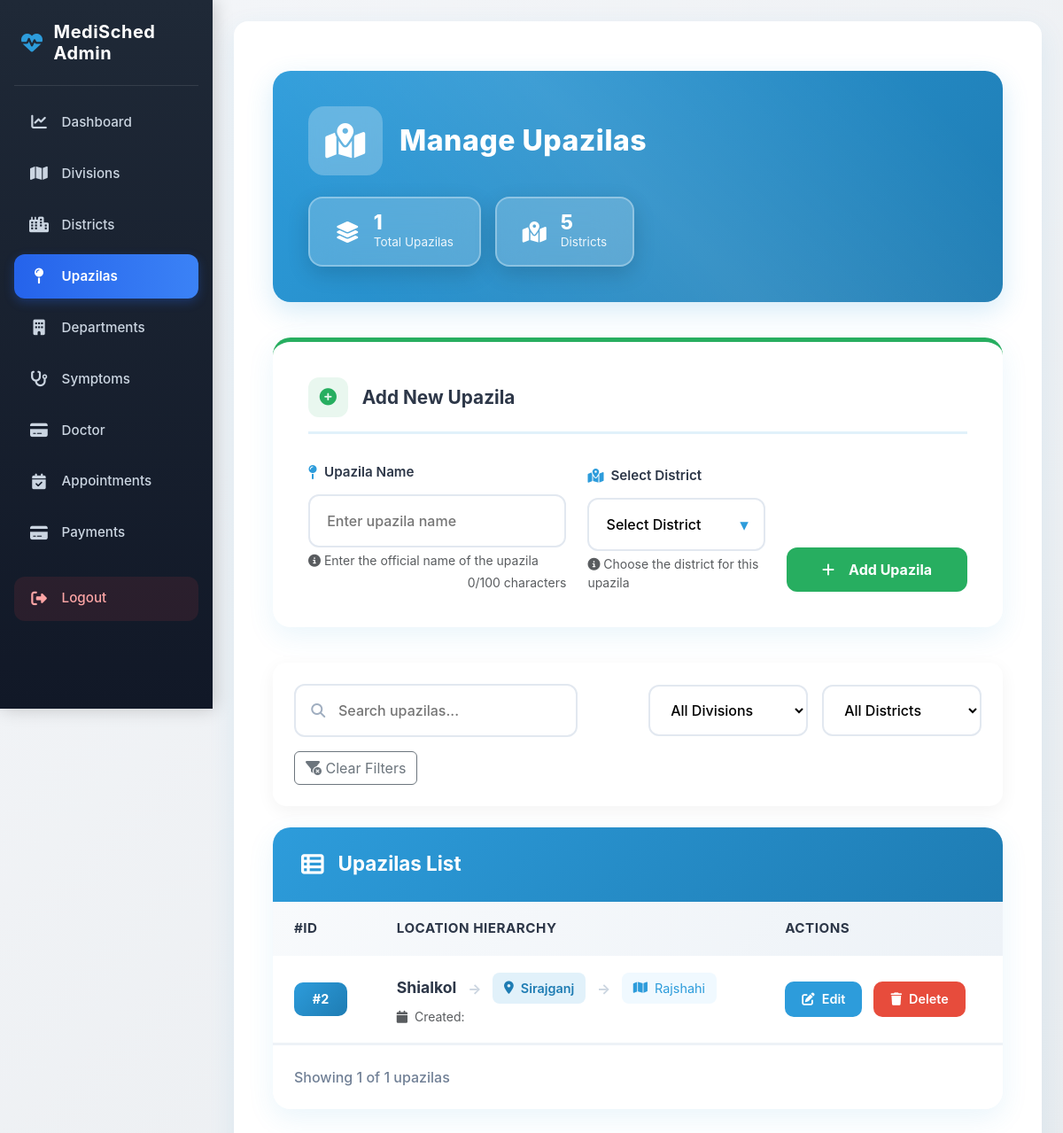
/adminapp/upazilas/, run on the app's committed database.
### adminapp/models.py (models this page shows, shortened)
class Upazila(models.Model):
    upazila_name = models.CharField(max_length=100)
    district = models.ForeignKey(District, on_delete=models.CASCADE, related_name='upazilas')
    class Meta:
        unique_together = ('upazila_name', 'district')

class District(models.Model):
    district_name = models.CharField(max_length=100)
    division = models.ForeignKey(Division, on_delete=models.CASCADE, related_name='districts')
    class Meta:
        unique_together = ('district_name', 'division')

class Division(models.Model):
    division_name = models.CharField(max_length=100, unique=True)

### adminapp/views.py (the view)
# urls.py: path('upazilas/', views.upazila_list, name='upazila_list'),
def upazila_list(request):
    upazilas = Upazila.objects.select_related('district').all()
    districts = District.objects.all()
    return render(request, 'adminapp/upazila_list.html', {'upazilas': upazilas, 'districts': districts})

### adminapp/templates/adminapp/upazila_list.html (shortened to what this page needs)
{% extends 'adminapp/base_admin.html' %}
{% load static %}
{% block content %}
<div class="container-fluid py-4">
    <div class="page-header">
        <div class="header-content">
            <h1 class="header-title">
                <i class="fa-solid fa-map-location-dot"></i>
                Manage Upazilas
            </h1>
            <div class="stats-container">
                <div class="stat-card">
                    <i class="fa-solid fa-layer-group stat-icon"></i>
                    <div class="stat-info">
                        <div class="stat-value">{{ upazilas|length }}</div>
                        <div class="stat-label">Total Upazilas</div>
                    </div>
                </div>
                <div class="stat-card">
                    <i class="fa-solid fa-map-marked-alt stat-icon"></i>
                    <div class="stat-info">
                        <div class="stat-value">{{ districts|length }}</div>
                        <div class="stat-label">Districts</div>
                    </div>
                </div>
            </div>
        </div>
    </div>
    <div class="add-upazila-card">
        <div class="form-section-title">
            <i class="fa-solid fa-plus-circle"></i>
            Add New Upazila
        </div>
        <form method="POST" action="{% url 'add_upazila' %}" id="addUpazilaForm">
            <div class="form-row">
                <div class="form-group">
                    <label class="form-label">
                        <i class="fa-solid fa-map-pin"></i>
                        Upazila Name
                    </label>
                    <input type="text"
                           name="upazila_name"
                           class="form-control-custom"
                           placeholder="Enter upazila name"
                           required
                           maxlength="100"
                           id="upazilaName">
                    <div class="form-text">
                        <i class="fa-solid fa-circle-info"></i>
                        Enter the official name of the upazila
                    </div>
                </div>
                <div class="form-group">
                    <label class="form-label">
                        <i class="fa-solid fa-map-marked-alt"></i>
                        Select District
                    </label>
                    <div class="select-wrapper">
                        <select name="district_id"
                                class="form-select-custom"
                                required
                                id="districtSelect">
                            <option value="">Select District</option>
                        </select>
                    </div>
                    <div class="form-text">
                        <i class="fa-solid fa-circle-info"></i>
                        Choose the district for this upazila
                    </div>
                </div>
                <div class="form-group">
                    <button type="submit" class="btn btn-add w-100" id="addBtn">
                        <i class="fa-solid fa-plus"></i>
                        Add Upazila
                    </button>
                </div>
            </div>
        </form>
    </div>
    <div class="filter-bar">
        <div class="search-box">
            <i class="fa-solid fa-search"></i>
            <input type="text"
                   id="searchUpazilas"
                   class="form-control-custom search-input"
                   placeholder="Search upazilas...">
        </div>
        <div class="filter-group">
            <select id="divisionFilter" class="form-control-custom filter-select">
                <option value="">All Divisions</option>
            </select>
        </div>
        <div class="filter-group">
            <select id="districtFilter" class="form-control-custom filter-select">
                <option value="">All Districts</option>
            </select>
        </div>
        <button id="clearFilters" class="btn btn-outline-secondary">
            <i class="fa-solid fa-filter-circle-xmark"></i>
            Clear Filters
        </button>
    </div>
    <div class="upazilas-table-card">
        <div class="table-header">
            <h3 class="table-title">
                <i class="fa-solid fa-table-list"></i>
                Upazilas List
            </h3>
        </div>
        <div class="table-responsive">
            <table class="custom-table" id="upazilasTable">
                <thead>
                    <tr>
                        <th>#ID</th>
                        <th>Location Hierarchy</th>
                        <th>Actions</th>
                    </tr>
                </thead>
                <tbody>
                    {% for up in upazilas %}
                    <tr class="upazila-row"
                        data-name="{{ up.upazila_name|lower }}"
                        data-district="{{ up.district.district_name }}"
                        data-division="{{ up.district.division.division_name }}">
                        <td>
                            <div class="id-badge">#{{ up.id }}</div>
                        </td>
                        <td>
                            <div class="location-hierarchy">
                                <div class="upazila-name">{{ up.upazila_name }}</div>
                                <span class="location-separator">→</span>
                                <div class="location-item district">
                                    <i class="fa-solid fa-map-marker-alt"></i>
                                    {{ up.district.district_name }}
                                </div>
                                <span class="location-separator">→</span>
                                <div class="location-item division">
                                    <i class="fa-solid fa-map"></i>
                                    {{ up.district.division.division_name }}
                                </div>
                            </div>
                            <div class="text-muted small mt-1">
                                <i class="fa-solid fa-calendar me-1"></i>
                                Created: {{ up.created_at|date:"M d, Y" }}
                            </div>
                        </td>
                        <td>
                            <div class="action-buttons">
                                <a href="{% url 'edit_upazila' up.id %}" class="btn-edit">
                                    <i class="fa-solid fa-pen-to-square"></i>
                                    Edit
                                </a>
                                <a href="{% url 'delete_upazila' up.id %}"
                                   class="btn-delete delete-btn"
                                   data-id="{{ up.id }}"
                                   data-name="{{ up.upazila_name }}">
                                    <i class="fa-solid fa-trash"></i>
                                    Delete
                                </a>
                            </div>
                        </td>
                    </tr>
                    {% endfor %}
                </tbody>
            </table>
        </div>
        {% if upazilas %}
        <div class="pagination-container">
            <div class="d-flex justify-content-between align-items-center">
                <div class="page-info">
                    Showing {{ upazilas|length }} of {{ upazilas|length }} upazilas
                </div>
            </div>
        </div>
        {% endif %}
    </div>
</div>
{% endblock %}

### adminapp/templates/adminapp/base_admin.html (style rules this page uses)
:root { --primary-color: #2D9CDB; --secondary-color: #1f2937; --accent-color: #2563eb; --light-color: #f8f9fa; --dark-color: #1e293b; --success-color: #10b981; --warning-color: #f59e0b; --danger-color: #ef4444; --card-shadow: 0 4px 6px -1px rgba(0, 0, 0, 0.1), 0 2px 4px -1px rgba(0, 0, 0, 0.06); }
body { background: linear-gradient(135deg, #f4f6f9 0%, #e9ecef 100%); font-family: 'Inter', 'Segoe UI', system-ui, -apple-system, sans-serif; min-height: 100vh; overflow-x: hidden; }

### data on the page
Upazila: id "2", upazila_name "Shialkol", district.district_name "Sirajganj", district.division.division_name "Rajshahi"

### other printed values
{{ upazilas|length }} "1"
{{ districts|length }} "5"
